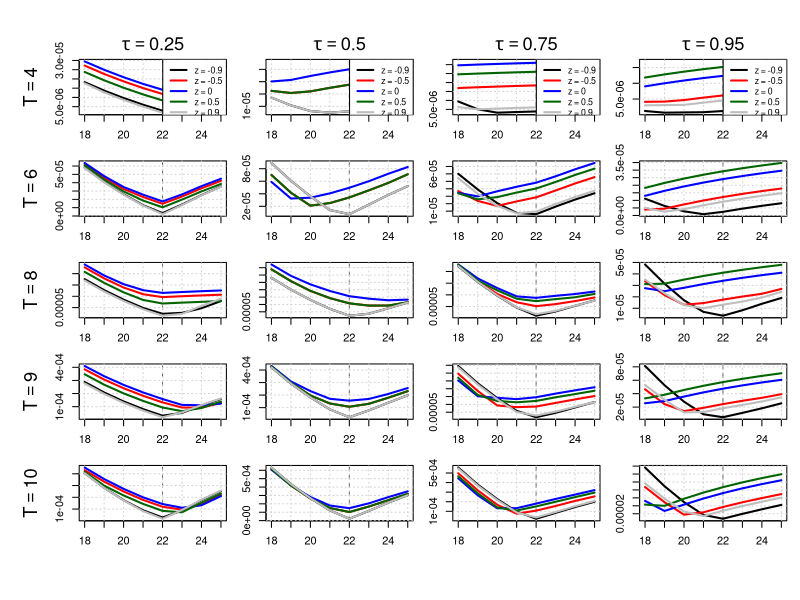

R code for this plot:
# ---------------------------------------------------------------------------
# Figure 2 — Quantile-Based Peak Estimation with Shifted Laplace Noise
# Author: Said Maanan | Date: 2025-06-19
# ---------------------------------------------------------------------------

# ----------------- Distribution & Noise Utilities --------------------------
rlaplace <- function(n, location = 0, scale = 1) {
  u <- runif(n, -0.5, 0.5)
  location - scale * sign(u) * log(1 - 2 * abs(u))
}

qlaplace <- function(tau, scale = 1) {
  if (tau < 0.5) scale * log(2 * tau) else -scale * log(2 * (1 - tau))
}

shifted_laplace <- function(n, tau, scale = 1) {
  rlaplace(n, scale = scale) - qlaplace(tau, scale)
}

# asy_laplace_variance <- function(tau, z) {
#   mu <- tau / (1 + z) - (1 - tau) / (1 - z)
#   ex2 <- 2 * tau / (1 + z)^2 + 2 * (1 - tau) / (1 - z)^2
#   ex2 - mu^2
# }

asy_laplace_variance <- function(tau, z) {
  mean_U <- (1 - tau) / (1 - z) - tau / (1 + z)
  ex2 <- (tau / (1 + z)^2) + ((1 - tau) / (1 - z)^2)
  ex2 - 0.25 * mean_U^2
}


# ----------------- Model Estimation Core --------------------------
quantile_loss <- function(u, tau) u * (tau - (u < 0))

med_weighted_tau <- function(I, l, s, tau) {
  T <- length(I)
  x <- I * exp(((1:T) - l)^2 / s^2)
  w <- exp(-((1:T) - l)^2 / s^2)
  o <- order(x)
  k <- min(which(cumsum(w[o]) >= tau * sum(w)))
  x[o][k]
}

compute_a <- function(I, l, s, tau) med_weighted_tau(I, l, s, tau)

objective_function <- function(I, a, l, s, tau) {
  t <- seq_along(I)
  fitted <- a * exp(-((t - l)^2) / s^2)
  mean(quantile_loss(I - fitted, tau))
}

search_best_s <- function(I, l, tau) {
  optimize(function(s) objective_function(I, compute_a(I, l, s, tau), l, s, tau),
           interval = c(1, 20), tol = 1e-4)$minimum
}

# ----------------- Simulation Wrapper --------------------------
simulate_shifted_laplace_objective <- function(T, A, L, S, tau, z, snr, seed = NULL) {
  if (!is.null(seed)) set.seed(seed)
  signal <- A * exp(-((1:T) - L)^2 / S^2)
  b <- sqrt((A / snr)^2 / asy_laplace_variance(tau, z))
  noise <- shifted_laplace(T, tau, scale = b)
  I <- signal + noise
  
  l_grid <- 18:25
  data.frame(
    l = l_grid,
    loss = sapply(l_grid, function(l) {
      s <- search_best_s(I, l, tau)
      a <- compute_a(I, l, s, tau)
      objective_function(I, a, l, s, tau)
    }),
    T = T, z = z
  )
}

# ----------------- Main Execution Loop --------------------------
A_true <- 1
L_true <- 22
S_true <- 10
snr <- 1000
seed <- 280
T_vals <- c(4, 6, 8, 9, 10)
z_vals <- c(-0.9, -0.5, 0, 0.5, 0.9)

results_all <- do.call(rbind, lapply(c(0.25, 0.5, 0.75, 0.95), function(tau_val) {
  do.call(rbind, lapply(z_vals, function(z) {
    do.call(rbind, lapply(T_vals, function(T) {
      simulate_shifted_laplace_objective(T, A_true, L_true, S_true, tau_val, z, snr, seed)
    })) -> res_z
    res_z$z <- z
    res_z$tau <- tau_val
    res_z
  }))
}))


# ----------------- Combined Plotting for All Tau and T --------------------------
plot_shifted_all_tau_T <- function(results_all, L_true) {
  Ts <- sort(unique(results_all$T))
  taus <- sort(unique(results_all$tau))
  z_vals <- sort(unique(results_all$z))
  colors <- c("black", "red", "blue", "darkgreen", "grey")
  nrow <- length(Ts)
  ncol <- length(taus)
  
  pdf(file = "figure2_shifted_laplace_all_tau_T.pdf", width = 2.5 * ncol, height = 2.5 * nrow)
  old_par <- par(mfrow = c(nrow, ncol), mar = c(2, 2, 1.5, 1), oma = c(4, 4, 3, 0))
  on.exit({ par(old_par); dev.off() })
  
  for (i in seq_along(Ts)) {
    for (j in seq_along(taus)) {
      T_val <- Ts[i]
      tau_val <- taus[j]
      df_sub <- subset(results_all, T == T_val & tau == tau_val)
      
      x_range <- range(df_sub$l)
      y_range <- range(df_sub$loss)
      
      plot(NA, xlim = x_range, ylim = y_range,
           xlab = "", ylab = "", main = "")
      abline(v = L_true, col = "gray40", lty = 2)
      grid()
      
      for (k in seq_along(z_vals)) {
        df_z <- subset(df_sub, z == z_vals[k])
        lines(df_z$l, df_z$loss, col = colors[k], lwd = 2)
      }
      
      if (j == 1) mtext(bquote(T == .(T_val)), side = 2, line = 3, cex = 1.1)
      if (i == 1) mtext(bquote(tau == .(tau_val)), side = 3, line = 0.5, cex = 1.1)
      
      if (i == 1) {
        legend("topright", legend = paste("z =", z_vals),
               col = colors, lwd = 2, cex = 0.8, bty = "o", bg = "white")
      }
      
    }
  }
}


plot_shifted_all_tau_T(results_all, L_true)
cat("Figure 2 saved to figure2_shifted_laplace_all_tau_T.png\n")
